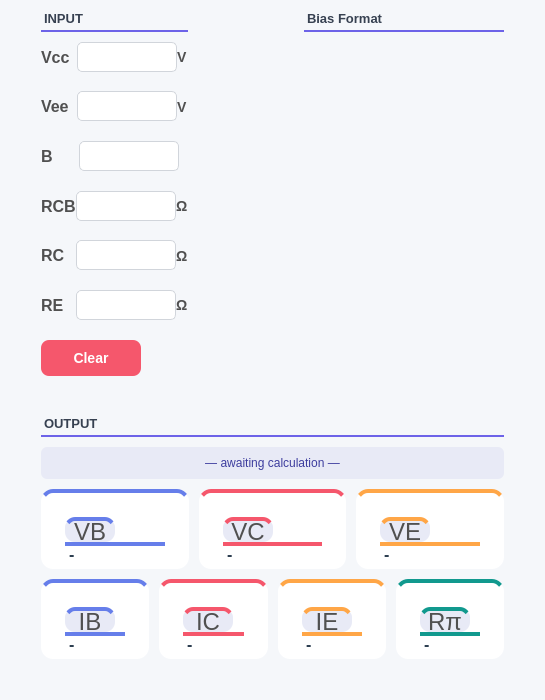
<?xml version="1.0" encoding="UTF-8"?>
<ui version="4.0">
 <class>Form</class>
 <widget class="QWidget" name="Form">
  <property name="geometry">
   <rect>
    <x>0</x>
    <y>0</y>
    <width>545</width>
    <height>700</height>
   </rect>
  </property>
  <property name="minimumSize">
   <size>
    <width>545</width>
    <height>700</height>
   </size>
  </property>
  <property name="windowTitle">
   <string>Form</string>
  </property>
  <property name="styleSheet">
   <string notr="true">background-color: #f5f7fa;</string>
  </property>
  <layout class="QGridLayout" name="gridLayout_2">
   <item row="0" column="0">
    <layout class="QGridLayout" name="gridLayout">
     <property name="sizeConstraint">
      <enum>QLayout::SizeConstraint::SetDefaultConstraint</enum>
     </property>
     <property name="leftMargin">
      <number>30</number>
     </property>
     <property name="rightMargin">
      <number>30</number>
     </property>
     <property name="bottomMargin">
      <number>30</number>
     </property>
     <property name="horizontalSpacing">
      <number>6</number>
     </property>
     <property name="verticalSpacing">
      <number>10</number>
     </property>
     <item row="3" column="0">
      <layout class="QVBoxLayout" name="verticalLayout_5">
       <property name="spacing">
        <number>10</number>
       </property>
       <item>
        <widget class="QLabel" name="labelOutput">
         <property name="sizePolicy">
          <sizepolicy hsizetype="Preferred" vsizetype="Fixed">
           <horstretch>0</horstretch>
           <verstretch>0</verstretch>
          </sizepolicy>
         </property>
         <property name="styleSheet">
          <string notr="true">QLabel {
    color: #374151;
    font-size: 13px;
    font-weight: 600;
	background-color: transparent;
    padding-bottom: 4px;
    border: none;
    border-bottom: 2px solid #6D63E8;
	
	
	font: 13pt &quot;Rockwell&quot;;
}</string>
         </property>
         <property name="text">
          <string>OUTPUT</string>
         </property>
        </widget>
       </item>
       <item>
        <widget class="QLabel" name="labelMode">
         <property name="minimumSize">
          <size>
           <width>0</width>
           <height>32</height>
          </size>
         </property>
         <property name="maximumSize">
          <size>
           <width>16777215</width>
           <height>32</height>
          </size>
         </property>
         <property name="styleSheet">
          <string notr="true">QLabel {
    background-color: #e8eaf6;
    color: #3d3d9e;
    border-radius: 6px;
    font: 700 11pt &quot;Rockwell&quot;;
    padding: 4px 14px;
    qproperty-alignment: AlignCenter;
}</string>
         </property>
         <property name="text">
          <string>— awaiting calculation —</string>
         </property>
         <property name="alignment">
          <set>Qt::AlignmentFlag::AlignCenter</set>
         </property>
        </widget>
       </item>
       <item>
        <layout class="QVBoxLayout" name="verticalLayout_3">
         <property name="spacing">
          <number>10</number>
         </property>
         <property name="sizeConstraint">
          <enum>QLayout::SizeConstraint::SetDefaultConstraint</enum>
         </property>
         <item>
          <layout class="QHBoxLayout" name="statsLayout">
           <property name="spacing">
            <number>10</number>
           </property>
           <item>
            <widget class="QFrame" name="totalUsersFrame">
             <property name="sizePolicy">
              <sizepolicy hsizetype="Preferred" vsizetype="Minimum">
               <horstretch>0</horstretch>
               <verstretch>0</verstretch>
              </sizepolicy>
             </property>
             <property name="minimumSize">
              <size>
               <width>100</width>
               <height>80</height>
              </size>
             </property>
             <property name="maximumSize">
              <size>
               <width>180</width>
               <height>160</height>
              </size>
             </property>
             <property name="styleSheet">
              <string notr="true">background-color: white; border-radius: 12px; border-top: 4px solid #667eea;</string>
             </property>
             <property name="frameShape">
              <enum>QFrame::Shape::StyledPanel</enum>
             </property>
             <layout class="QVBoxLayout" name="totalUsersLayout">
              <property name="spacing">
               <number>12</number>
              </property>
              <property name="leftMargin">
               <number>24</number>
              </property>
              <property name="topMargin">
               <number>24</number>
              </property>
              <property name="rightMargin">
               <number>24</number>
              </property>
              <property name="bottomMargin">
               <number>14</number>
              </property>
              <item>
               <widget class="QLabel" name="labelIconVb">
                <property name="minimumSize">
                 <size>
                  <width>40</width>
                  <height>25</height>
                 </size>
                </property>
                <property name="maximumSize">
                 <size>
                  <width>50</width>
                  <height>50</height>
                 </size>
                </property>
                <property name="styleSheet">
                 <string notr="true">background-color: #e8eaf6; border-radius: 10px; font-size: 24px; color: rgb(80, 80, 80);
font: 700 13pt &quot;Rockwell&quot;;</string>
                </property>
                <property name="text">
                 <string>VB</string>
                </property>
                <property name="alignment">
                 <set>Qt::AlignmentFlag::AlignCenter</set>
                </property>
               </widget>
              </item>
              <item>
               <widget class="QLabel" name="labelOutputVb">
                <property name="minimumSize">
                 <size>
                  <width>0</width>
                  <height>20</height>
                 </size>
                </property>
                <property name="styleSheet">
                 <string notr="true">font-size: 16px; font-weight: bold; color: #2c3e50; background: transparent;</string>
                </property>
                <property name="text">
                 <string>-</string>
                </property>
               </widget>
              </item>
             </layout>
            </widget>
           </item>
           <item>
            <widget class="QFrame" name="pendingRequestsFrame_2">
             <property name="sizePolicy">
              <sizepolicy hsizetype="Preferred" vsizetype="Minimum">
               <horstretch>0</horstretch>
               <verstretch>0</verstretch>
              </sizepolicy>
             </property>
             <property name="minimumSize">
              <size>
               <width>100</width>
               <height>80</height>
              </size>
             </property>
             <property name="maximumSize">
              <size>
               <width>180</width>
               <height>160</height>
              </size>
             </property>
             <property name="styleSheet">
              <string notr="true">background-color: white;
border-radius: 12px;
border-top: 4px solid #f5576c;  /* same color as Edit Profile button */
</string>
             </property>
             <property name="frameShape">
              <enum>QFrame::Shape::StyledPanel</enum>
             </property>
             <layout class="QVBoxLayout" name="pendingRequestsLayout_2">
              <property name="spacing">
               <number>12</number>
              </property>
              <property name="leftMargin">
               <number>24</number>
              </property>
              <property name="topMargin">
               <number>24</number>
              </property>
              <property name="rightMargin">
               <number>24</number>
              </property>
              <property name="bottomMargin">
               <number>14</number>
              </property>
              <item>
               <widget class="QLabel" name="labelIconVc">
                <property name="minimumSize">
                 <size>
                  <width>40</width>
                  <height>25</height>
                 </size>
                </property>
                <property name="maximumSize">
                 <size>
                  <width>50</width>
                  <height>50</height>
                 </size>
                </property>
                <property name="styleSheet">
                 <string notr="true">background-color: #e8eaf6; border-radius: 10px; font-size: 24px; color: rgb(80, 80, 80);
font: 700 13pt &quot;Rockwell&quot;;</string>
                </property>
                <property name="text">
                 <string>VC</string>
                </property>
                <property name="alignment">
                 <set>Qt::AlignmentFlag::AlignCenter</set>
                </property>
               </widget>
              </item>
              <item>
               <widget class="QLabel" name="labelOutputVc">
                <property name="minimumSize">
                 <size>
                  <width>0</width>
                  <height>20</height>
                 </size>
                </property>
                <property name="styleSheet">
                 <string notr="true">font-size: 16px; font-weight: bold; color: #2c3e50; background: transparent;</string>
                </property>
                <property name="text">
                 <string>-</string>
                </property>
               </widget>
              </item>
             </layout>
            </widget>
           </item>
           <item>
            <widget class="QFrame" name="pendingRequestsFrame">
             <property name="sizePolicy">
              <sizepolicy hsizetype="Preferred" vsizetype="Minimum">
               <horstretch>0</horstretch>
               <verstretch>0</verstretch>
              </sizepolicy>
             </property>
             <property name="minimumSize">
              <size>
               <width>100</width>
               <height>80</height>
              </size>
             </property>
             <property name="maximumSize">
              <size>
               <width>180</width>
               <height>160</height>
              </size>
             </property>
             <property name="styleSheet">
              <string notr="true">background-color: white; border-radius: 12px; border-top: 4px solid #ffa647;</string>
             </property>
             <property name="frameShape">
              <enum>QFrame::Shape::StyledPanel</enum>
             </property>
             <layout class="QVBoxLayout" name="pendingRequestsLayout">
              <property name="spacing">
               <number>12</number>
              </property>
              <property name="leftMargin">
               <number>24</number>
              </property>
              <property name="topMargin">
               <number>24</number>
              </property>
              <property name="rightMargin">
               <number>24</number>
              </property>
              <property name="bottomMargin">
               <number>14</number>
              </property>
              <item>
               <widget class="QLabel" name="labelIconVe">
                <property name="minimumSize">
                 <size>
                  <width>40</width>
                  <height>25</height>
                 </size>
                </property>
                <property name="maximumSize">
                 <size>
                  <width>50</width>
                  <height>50</height>
                 </size>
                </property>
                <property name="styleSheet">
                 <string notr="true">background-color: #e8eaf6; border-radius: 10px; font-size: 24px; color: rgb(80, 80, 80);
font: 700 13pt &quot;Rockwell&quot;;</string>
                </property>
                <property name="text">
                 <string>VE</string>
                </property>
                <property name="alignment">
                 <set>Qt::AlignmentFlag::AlignCenter</set>
                </property>
               </widget>
              </item>
              <item>
               <widget class="QLabel" name="labelOutputVe">
                <property name="minimumSize">
                 <size>
                  <width>0</width>
                  <height>20</height>
                 </size>
                </property>
                <property name="styleSheet">
                 <string notr="true">font-size: 16px; font-weight: bold; color: #2c3e50; background: transparent;</string>
                </property>
                <property name="text">
                 <string>-</string>
                </property>
               </widget>
              </item>
             </layout>
            </widget>
           </item>
          </layout>
         </item>
         <item>
          <layout class="QHBoxLayout" name="statsLayout_2">
           <property name="spacing">
            <number>10</number>
           </property>
           <item>
            <widget class="QFrame" name="totalUsersFrame_2">
             <property name="sizePolicy">
              <sizepolicy hsizetype="Preferred" vsizetype="Minimum">
               <horstretch>0</horstretch>
               <verstretch>0</verstretch>
              </sizepolicy>
             </property>
             <property name="minimumSize">
              <size>
               <width>100</width>
               <height>80</height>
              </size>
             </property>
             <property name="maximumSize">
              <size>
               <width>180</width>
               <height>160</height>
              </size>
             </property>
             <property name="styleSheet">
              <string notr="true">background-color: white; border-radius: 12px; border-top: 4px solid #667eea;</string>
             </property>
             <property name="frameShape">
              <enum>QFrame::Shape::StyledPanel</enum>
             </property>
             <layout class="QVBoxLayout" name="totalUsersLayout_2">
              <property name="spacing">
               <number>12</number>
              </property>
              <property name="leftMargin">
               <number>24</number>
              </property>
              <property name="topMargin">
               <number>24</number>
              </property>
              <property name="rightMargin">
               <number>24</number>
              </property>
              <property name="bottomMargin">
               <number>14</number>
              </property>
              <item>
               <widget class="QLabel" name="labelIconIb">
                <property name="minimumSize">
                 <size>
                  <width>40</width>
                  <height>25</height>
                 </size>
                </property>
                <property name="maximumSize">
                 <size>
                  <width>50</width>
                  <height>50</height>
                 </size>
                </property>
                <property name="styleSheet">
                 <string notr="true">background-color: #e8eaf6; border-radius: 10px; font-size: 24px; color: rgb(80, 80, 80);
font: 700 13pt &quot;Rockwell&quot;;</string>
                </property>
                <property name="text">
                 <string>IB</string>
                </property>
                <property name="alignment">
                 <set>Qt::AlignmentFlag::AlignCenter</set>
                </property>
               </widget>
              </item>
              <item>
               <widget class="QLabel" name="labelOutputIb">
                <property name="minimumSize">
                 <size>
                  <width>30</width>
                  <height>20</height>
                 </size>
                </property>
                <property name="styleSheet">
                 <string notr="true">font-size: 16px; font-weight: bold; color: #2c3e50; background: transparent;</string>
                </property>
                <property name="text">
                 <string>-</string>
                </property>
               </widget>
              </item>
             </layout>
            </widget>
           </item>
           <item>
            <widget class="QFrame" name="pendingRequestsFrame_3">
             <property name="sizePolicy">
              <sizepolicy hsizetype="Preferred" vsizetype="Minimum">
               <horstretch>0</horstretch>
               <verstretch>0</verstretch>
              </sizepolicy>
             </property>
             <property name="minimumSize">
              <size>
               <width>100</width>
               <height>80</height>
              </size>
             </property>
             <property name="maximumSize">
              <size>
               <width>180</width>
               <height>160</height>
              </size>
             </property>
             <property name="styleSheet">
              <string notr="true">background-color: white;
border-radius: 12px;
border-top: 4px solid #f5576c;  /* same color as Edit Profile button */
</string>
             </property>
             <property name="frameShape">
              <enum>QFrame::Shape::StyledPanel</enum>
             </property>
             <layout class="QVBoxLayout" name="pendingRequestsLayout_3">
              <property name="spacing">
               <number>12</number>
              </property>
              <property name="leftMargin">
               <number>24</number>
              </property>
              <property name="topMargin">
               <number>24</number>
              </property>
              <property name="rightMargin">
               <number>24</number>
              </property>
              <property name="bottomMargin">
               <number>14</number>
              </property>
              <item>
               <widget class="QLabel" name="labelIconIc">
                <property name="minimumSize">
                 <size>
                  <width>40</width>
                  <height>25</height>
                 </size>
                </property>
                <property name="maximumSize">
                 <size>
                  <width>50</width>
                  <height>50</height>
                 </size>
                </property>
                <property name="styleSheet">
                 <string notr="true">background-color: #e8eaf6; border-radius: 10px; font-size: 24px; color: rgb(80, 80, 80);
font: 700 13pt &quot;Rockwell&quot;;</string>
                </property>
                <property name="text">
                 <string>IC</string>
                </property>
                <property name="alignment">
                 <set>Qt::AlignmentFlag::AlignCenter</set>
                </property>
               </widget>
              </item>
              <item>
               <widget class="QLabel" name="labelOutputIc">
                <property name="minimumSize">
                 <size>
                  <width>0</width>
                  <height>20</height>
                 </size>
                </property>
                <property name="styleSheet">
                 <string notr="true">font-size: 16px; font-weight: bold; color: #2c3e50; background: transparent;</string>
                </property>
                <property name="text">
                 <string>-</string>
                </property>
               </widget>
              </item>
             </layout>
            </widget>
           </item>
           <item>
            <widget class="QFrame" name="pendingRequestsFrame_4">
             <property name="sizePolicy">
              <sizepolicy hsizetype="Preferred" vsizetype="Minimum">
               <horstretch>0</horstretch>
               <verstretch>0</verstretch>
              </sizepolicy>
             </property>
             <property name="minimumSize">
              <size>
               <width>100</width>
               <height>80</height>
              </size>
             </property>
             <property name="maximumSize">
              <size>
               <width>180</width>
               <height>160</height>
              </size>
             </property>
             <property name="styleSheet">
              <string notr="true">background-color: white; border-radius: 12px; border-top: 4px solid #ffa647;</string>
             </property>
             <property name="frameShape">
              <enum>QFrame::Shape::StyledPanel</enum>
             </property>
             <layout class="QVBoxLayout" name="pendingRequestsLayout_4">
              <property name="spacing">
               <number>12</number>
              </property>
              <property name="leftMargin">
               <number>24</number>
              </property>
              <property name="topMargin">
               <number>24</number>
              </property>
              <property name="rightMargin">
               <number>24</number>
              </property>
              <property name="bottomMargin">
               <number>14</number>
              </property>
              <item>
               <widget class="QLabel" name="labelIconIe">
                <property name="minimumSize">
                 <size>
                  <width>40</width>
                  <height>25</height>
                 </size>
                </property>
                <property name="maximumSize">
                 <size>
                  <width>50</width>
                  <height>50</height>
                 </size>
                </property>
                <property name="styleSheet">
                 <string notr="true">background-color: #e8eaf6; border-radius: 10px; font-size: 24px; color: rgb(80, 80, 80);
font: 700 13pt &quot;Rockwell&quot;;</string>
                </property>
                <property name="text">
                 <string>IE</string>
                </property>
                <property name="alignment">
                 <set>Qt::AlignmentFlag::AlignCenter</set>
                </property>
               </widget>
              </item>
              <item>
               <widget class="QLabel" name="labelOutputIe">
                <property name="minimumSize">
                 <size>
                  <width>0</width>
                  <height>20</height>
                 </size>
                </property>
                <property name="styleSheet">
                 <string notr="true">font-size: 16px; font-weight: bold; color: #2c3e50; background: transparent;</string>
                </property>
                <property name="text">
                 <string>-</string>
                </property>
               </widget>
              </item>
             </layout>
            </widget>
           </item>
           <item>
            <widget class="QFrame" name="pendingRequestsFrame_5">
             <property name="sizePolicy">
              <sizepolicy hsizetype="Preferred" vsizetype="Minimum">
               <horstretch>0</horstretch>
               <verstretch>0</verstretch>
              </sizepolicy>
             </property>
             <property name="minimumSize">
              <size>
               <width>100</width>
               <height>80</height>
              </size>
             </property>
             <property name="maximumSize">
              <size>
               <width>180</width>
               <height>160</height>
              </size>
             </property>
             <property name="styleSheet">
              <string notr="true">background-color: white; border-radius: 12px; border-top: 4px solid #11998e;</string>
             </property>
             <property name="frameShape">
              <enum>QFrame::Shape::StyledPanel</enum>
             </property>
             <layout class="QVBoxLayout" name="pendingRequestsLayout_5">
              <property name="spacing">
               <number>12</number>
              </property>
              <property name="leftMargin">
               <number>24</number>
              </property>
              <property name="topMargin">
               <number>24</number>
              </property>
              <property name="rightMargin">
               <number>24</number>
              </property>
              <property name="bottomMargin">
               <number>14</number>
              </property>
              <item>
               <widget class="QLabel" name="labelIconRpi">
                <property name="minimumSize">
                 <size>
                  <width>40</width>
                  <height>25</height>
                 </size>
                </property>
                <property name="maximumSize">
                 <size>
                  <width>50</width>
                  <height>50</height>
                 </size>
                </property>
                <property name="styleSheet">
                 <string notr="true">background-color: #e8eaf6; border-radius: 10px; font-size: 24px; color: rgb(80, 80, 80);
font: 700 13pt &quot;Rockwell&quot;;</string>
                </property>
                <property name="text">
                 <string>Rπ</string>
                </property>
                <property name="alignment">
                 <set>Qt::AlignmentFlag::AlignCenter</set>
                </property>
               </widget>
              </item>
              <item>
               <widget class="QLabel" name="labelOutputRpi">
                <property name="minimumSize">
                 <size>
                  <width>0</width>
                  <height>20</height>
                 </size>
                </property>
                <property name="styleSheet">
                 <string notr="true">font-size: 16px; font-weight: bold; color: #2c3e50; background: transparent;</string>
                </property>
                <property name="text">
                 <string>-</string>
                </property>
               </widget>
              </item>
             </layout>
            </widget>
           </item>
          </layout>
         </item>
        </layout>
       </item>
      </layout>
     </item>
     <item row="0" column="0">
      <layout class="QHBoxLayout" name="horizontalLayout_15">
       <item>
        <layout class="QVBoxLayout" name="verticalLayout">
         <property name="sizeConstraint">
          <enum>QLayout::SizeConstraint::SetDefaultConstraint</enum>
         </property>
         <item>
          <widget class="QLabel" name="labelInput">
           <property name="sizePolicy">
            <sizepolicy hsizetype="Preferred" vsizetype="Fixed">
             <horstretch>0</horstretch>
             <verstretch>0</verstretch>
            </sizepolicy>
           </property>
           <property name="styleSheet">
            <string notr="true">QLabel {
    color: #374151;
    font-size: 13px;
    font-weight: 600;
	background-color: transparent;
    padding-bottom: 4px;
    border: none;
    border-bottom: 2px solid #6D63E8;
	
	
	font: 13pt &quot;Rockwell&quot;;
}</string>
           </property>
           <property name="text">
            <string>INPUT</string>
           </property>
          </widget>
         </item>
         <item>
          <layout class="QHBoxLayout" name="horizontalLayout_8">
           <item>
            <layout class="QHBoxLayout" name="horizontalLayout">
             <property name="sizeConstraint">
              <enum>QLayout::SizeConstraint::SetDefaultConstraint</enum>
             </property>
             <item>
              <widget class="QLabel" name="labelVcc">
               <property name="minimumSize">
                <size>
                 <width>20</width>
                 <height>20</height>
                </size>
               </property>
               <property name="styleSheet">
                <string notr="true">QLabel {
    color: rgb(80, 80, 80);                  /* soft dark gray */
    font-size: 16px;
    font-weight: 500;
    font-family: &quot;Segoe UI&quot;, &quot;Roboto&quot;, sans-serif;
}</string>
               </property>
               <property name="text">
                <string>Vcc</string>
               </property>
              </widget>
             </item>
             <item>
              <widget class="QLineEdit" name="lineEditVcc">
               <property name="minimumSize">
                <size>
                 <width>100</width>
                 <height>15</height>
                </size>
               </property>
               <property name="maximumSize">
                <size>
                 <width>100</width>
                 <height>30</height>
                </size>
               </property>
               <property name="styleSheet">
                <string notr="true">QLineEdit {
    background-color: #ffffff;
    border: 1px solid #d1d5db;
    border-radius: 5px;

    padding: 6px 8px;

    color: #111827;
    font-size: 13px;
    font-family: &quot;JetBrains Mono&quot;, &quot;Consolas&quot;, monospace;
}

QLineEdit:focus {
    border: 1px solid #667EEA;
    background-color: #f9fafb;
}</string>
               </property>
              </widget>
             </item>
            </layout>
           </item>
           <item>
            <widget class="QLabel" name="labelV_1">
             <property name="minimumSize">
              <size>
               <width>9</width>
               <height>33</height>
              </size>
             </property>
             <property name="styleSheet">
              <string notr="true">QLabel {
    color: rgb(80, 80, 80);                  /* soft dark gray */
    font-size: 14px;
    font-weight: 500;
    font-family: &quot;Segoe UI&quot;, &quot;Roboto&quot;, sans-serif;
}</string>
             </property>
             <property name="text">
              <string>V</string>
             </property>
            </widget>
           </item>
          </layout>
         </item>
         <item>
          <layout class="QHBoxLayout" name="horizontalLayout_9">
           <item>
            <layout class="QHBoxLayout" name="horizontalLayout_2">
             <item>
              <widget class="QLabel" name="labelVee">
               <property name="sizePolicy">
                <sizepolicy hsizetype="Preferred" vsizetype="Preferred">
                 <horstretch>0</horstretch>
                 <verstretch>0</verstretch>
                </sizepolicy>
               </property>
               <property name="minimumSize">
                <size>
                 <width>20</width>
                 <height>20</height>
                </size>
               </property>
               <property name="styleSheet">
                <string notr="true">QLabel {
    color: rgb(80, 80, 80);                  /* soft dark gray */
    font-size: 16px;
    font-weight: 500;
    font-family: &quot;Segoe UI&quot;, &quot;Roboto&quot;, sans-serif;
}</string>
               </property>
               <property name="text">
                <string>Vee</string>
               </property>
              </widget>
             </item>
             <item>
              <widget class="QLineEdit" name="lineEditVee">
               <property name="minimumSize">
                <size>
                 <width>100</width>
                 <height>15</height>
                </size>
               </property>
               <property name="maximumSize">
                <size>
                 <width>100</width>
                 <height>30</height>
                </size>
               </property>
               <property name="styleSheet">
                <string notr="true">QLineEdit {
    background-color: #ffffff;
    border: 1px solid #d1d5db;
    border-radius: 5px;

    padding: 6px 8px;

    color: #111827;
    font-size: 13px;
    font-family: &quot;JetBrains Mono&quot;, &quot;Consolas&quot;, monospace;
}

QLineEdit:focus {
    border: 1px solid #667EEA;
    background-color: #f9fafb;
}</string>
               </property>
              </widget>
             </item>
            </layout>
           </item>
           <item>
            <widget class="QLabel" name="labelV_2">
             <property name="minimumSize">
              <size>
               <width>9</width>
               <height>33</height>
              </size>
             </property>
             <property name="styleSheet">
              <string notr="true">QLabel {
    color: rgb(80, 80, 80);                  /* soft dark gray */
    font-size: 14px;
    font-weight: 500;
    font-family: &quot;Segoe UI&quot;, &quot;Roboto&quot;, sans-serif;
}</string>
             </property>
             <property name="text">
              <string>V</string>
             </property>
            </widget>
           </item>
          </layout>
         </item>
         <item>
          <layout class="QHBoxLayout" name="horizontalLayout_14">
           <item>
            <layout class="QHBoxLayout" name="horizontalLayout_4">
             <item>
              <widget class="QLabel" name="labelBeta">
               <property name="sizePolicy">
                <sizepolicy hsizetype="Preferred" vsizetype="Preferred">
                 <horstretch>0</horstretch>
                 <verstretch>0</verstretch>
                </sizepolicy>
               </property>
               <property name="minimumSize">
                <size>
                 <width>20</width>
                 <height>20</height>
                </size>
               </property>
               <property name="styleSheet">
                <string notr="true">QLabel {
    color: rgb(80, 80, 80);                  /* soft dark gray */
    font-size: 16px;
    font-weight: 500;
    font-family: &quot;Segoe UI&quot;, &quot;Roboto&quot;, sans-serif;
}</string>
               </property>
               <property name="text">
                <string>B</string>
               </property>
              </widget>
             </item>
             <item>
              <widget class="QLineEdit" name="lineEditBeta">
               <property name="minimumSize">
                <size>
                 <width>100</width>
                 <height>15</height>
                </size>
               </property>
               <property name="maximumSize">
                <size>
                 <width>100</width>
                 <height>30</height>
                </size>
               </property>
               <property name="styleSheet">
                <string notr="true">QLineEdit {
    background-color: #ffffff;
    border: 1px solid #d1d5db;
    border-radius: 5px;

    padding: 6px 8px;

    color: #111827;
    font-size: 13px;
    font-family: &quot;JetBrains Mono&quot;, &quot;Consolas&quot;, monospace;
}

QLineEdit:focus {
    border: 1px solid #667EEA;
    background-color: #f9fafb;
}</string>
               </property>
              </widget>
             </item>
            </layout>
           </item>
           <item>
            <widget class="QLabel" name="labelHiddenForB">
             <property name="minimumSize">
              <size>
               <width>9</width>
               <height>33</height>
              </size>
             </property>
             <property name="styleSheet">
              <string notr="true">QLabel {
    color: rgb(80, 80, 80);                  /* soft dark gray */
    font-size: 14px;
    font-weight: 500;
    font-family: &quot;Segoe UI&quot;, &quot;Roboto&quot;, sans-serif;
}</string>
             </property>
             <property name="text">
              <string/>
             </property>
            </widget>
           </item>
          </layout>
         </item>
         <item>
          <layout class="QHBoxLayout" name="horizontalLayout_11">
           <item>
            <layout class="QHBoxLayout" name="horizontalLayout_5">
             <item>
              <widget class="QLabel" name="labelRcb">
               <property name="sizePolicy">
                <sizepolicy hsizetype="Preferred" vsizetype="Preferred">
                 <horstretch>0</horstretch>
                 <verstretch>0</verstretch>
                </sizepolicy>
               </property>
               <property name="minimumSize">
                <size>
                 <width>20</width>
                 <height>20</height>
                </size>
               </property>
               <property name="styleSheet">
                <string notr="true">QLabel {
    color: rgb(80, 80, 80);                  /* soft dark gray */
    font-size: 16px;
    font-weight: 500;
    font-family: &quot;Segoe UI&quot;, &quot;Roboto&quot;, sans-serif;
}</string>
               </property>
               <property name="text">
                <string>RCB</string>
               </property>
              </widget>
             </item>
             <item>
              <widget class="QLineEdit" name="lineEditRcb">
               <property name="minimumSize">
                <size>
                 <width>100</width>
                 <height>15</height>
                </size>
               </property>
               <property name="maximumSize">
                <size>
                 <width>100</width>
                 <height>30</height>
                </size>
               </property>
               <property name="styleSheet">
                <string notr="true">QLineEdit {
    background-color: #ffffff;
    border: 1px solid #d1d5db;
    border-radius: 5px;

    padding: 6px 8px;

    color: #111827;
    font-size: 13px;
    font-family: &quot;JetBrains Mono&quot;, &quot;Consolas&quot;, monospace;
}

QLineEdit:focus {
    border: 1px solid #667EEA;
    background-color: #f9fafb;
}</string>
               </property>
              </widget>
             </item>
            </layout>
           </item>
           <item>
            <widget class="QLabel" name="labelOhm_1">
             <property name="sizePolicy">
              <sizepolicy hsizetype="Preferred" vsizetype="Preferred">
               <horstretch>0</horstretch>
               <verstretch>0</verstretch>
              </sizepolicy>
             </property>
             <property name="minimumSize">
              <size>
               <width>9</width>
               <height>33</height>
              </size>
             </property>
             <property name="styleSheet">
              <string notr="true">QLabel {
    color: rgb(80, 80, 80);                  /* soft dark gray */
    font-size: 14px;
    font-weight: 500;
    font-family: &quot;Segoe UI&quot;, &quot;Roboto&quot;, sans-serif;
}</string>
             </property>
             <property name="text">
              <string>Ω</string>
             </property>
            </widget>
           </item>
          </layout>
         </item>
         <item>
          <layout class="QHBoxLayout" name="horizontalLayout_12">
           <item>
            <layout class="QHBoxLayout" name="horizontalLayout_6">
             <item>
              <widget class="QLabel" name="labelRc">
               <property name="sizePolicy">
                <sizepolicy hsizetype="Preferred" vsizetype="Preferred">
                 <horstretch>0</horstretch>
                 <verstretch>0</verstretch>
                </sizepolicy>
               </property>
               <property name="minimumSize">
                <size>
                 <width>20</width>
                 <height>20</height>
                </size>
               </property>
               <property name="styleSheet">
                <string notr="true">QLabel {
    color: rgb(80, 80, 80);                  /* soft dark gray */
    font-size: 16px;
    font-weight: 500;
    font-family: &quot;Segoe UI&quot;, &quot;Roboto&quot;, sans-serif;
}</string>
               </property>
               <property name="text">
                <string>RC</string>
               </property>
              </widget>
             </item>
             <item>
              <widget class="QLineEdit" name="lineEditRc">
               <property name="minimumSize">
                <size>
                 <width>100</width>
                 <height>15</height>
                </size>
               </property>
               <property name="maximumSize">
                <size>
                 <width>100</width>
                 <height>30</height>
                </size>
               </property>
               <property name="styleSheet">
                <string notr="true">QLineEdit {
    background-color: #ffffff;
    border: 1px solid #d1d5db;
    border-radius: 5px;

    padding: 6px 8px;

    color: #111827;
    font-size: 13px;
    font-family: &quot;JetBrains Mono&quot;, &quot;Consolas&quot;, monospace;
}

QLineEdit:focus {
    border: 1px solid #667EEA;
    background-color: #f9fafb;
}</string>
               </property>
              </widget>
             </item>
            </layout>
           </item>
           <item>
            <widget class="QLabel" name="labelOhm_2">
             <property name="minimumSize">
              <size>
               <width>9</width>
               <height>33</height>
              </size>
             </property>
             <property name="styleSheet">
              <string notr="true">QLabel {
    color: rgb(80, 80, 80);                  /* soft dark gray */
    font-size: 14px;
    font-weight: 500;
    font-family: &quot;Segoe UI&quot;, &quot;Roboto&quot;, sans-serif;
}</string>
             </property>
             <property name="text">
              <string>Ω</string>
             </property>
            </widget>
           </item>
          </layout>
         </item>
         <item>
          <layout class="QHBoxLayout" name="horizontalLayout_13">
           <item>
            <layout class="QHBoxLayout" name="horizontalLayout_7">
             <item>
              <widget class="QLabel" name="labelRe">
               <property name="sizePolicy">
                <sizepolicy hsizetype="Preferred" vsizetype="Preferred">
                 <horstretch>0</horstretch>
                 <verstretch>0</verstretch>
                </sizepolicy>
               </property>
               <property name="minimumSize">
                <size>
                 <width>20</width>
                 <height>20</height>
                </size>
               </property>
               <property name="styleSheet">
                <string notr="true">QLabel {
    color: rgb(80, 80, 80);                  /* soft dark gray */
    font-size: 16px;
    font-weight: 500;
    font-family: &quot;Segoe UI&quot;, &quot;Roboto&quot;, sans-serif;
}</string>
               </property>
               <property name="text">
                <string>RE</string>
               </property>
              </widget>
             </item>
             <item>
              <widget class="QLineEdit" name="lineEditRe">
               <property name="minimumSize">
                <size>
                 <width>100</width>
                 <height>15</height>
                </size>
               </property>
               <property name="maximumSize">
                <size>
                 <width>100</width>
                 <height>30</height>
                </size>
               </property>
               <property name="styleSheet">
                <string notr="true">QLineEdit {
    background-color: #ffffff;
    border: 1px solid #d1d5db;
    border-radius: 5px;

    padding: 6px 8px;

    color: #111827;
    font-size: 13px;
    font-family: &quot;JetBrains Mono&quot;, &quot;Consolas&quot;, monospace;
}

QLineEdit:focus {
    border: 1px solid #667EEA;
    background-color: #f9fafb;
}</string>
               </property>
              </widget>
             </item>
            </layout>
           </item>
           <item>
            <widget class="QLabel" name="labelOhm_3">
             <property name="minimumSize">
              <size>
               <width>9</width>
               <height>33</height>
              </size>
             </property>
             <property name="styleSheet">
              <string notr="true">QLabel {
    color: rgb(80, 80, 80);                  /* soft dark gray */
    font-size: 14px;
    font-weight: 500;
    font-family: &quot;Segoe UI&quot;, &quot;Roboto&quot;, sans-serif;
}</string>
             </property>
             <property name="text">
              <string>Ω</string>
             </property>
            </widget>
           </item>
          </layout>
         </item>
        </layout>
       </item>
       <item>
        <spacer name="horizontalSpacer_2">
         <property name="orientation">
          <enum>Qt::Orientation::Horizontal</enum>
         </property>
         <property name="sizeHint" stdset="0">
          <size>
           <width>40</width>
           <height>20</height>
          </size>
         </property>
        </spacer>
       </item>
       <item>
        <layout class="QVBoxLayout" name="verticalLayout_2">
         <property name="spacing">
          <number>10</number>
         </property>
         <item>
          <widget class="QLabel" name="labelBiasFormat">
           <property name="sizePolicy">
            <sizepolicy hsizetype="Fixed" vsizetype="Fixed">
             <horstretch>0</horstretch>
             <verstretch>0</verstretch>
            </sizepolicy>
           </property>
           <property name="maximumSize">
            <size>
             <width>230</width>
             <height>16777215</height>
            </size>
           </property>
           <property name="styleSheet">
            <string notr="true">QLabel {
    color: #374151;
    font-size: 13px;
    font-weight: 600;
	background-color: transparent;
    padding-bottom: 4px;
    border: none;
    border-bottom: 2px solid #6D63E8;
	
	
	font: 13pt &quot;Rockwell&quot;;
}</string>
           </property>
           <property name="text">
            <string>Bias Format</string>
           </property>
          </widget>
         </item>
         <item>
          <widget class="QLabel" name="labelBiasImage">
           <property name="sizePolicy">
            <sizepolicy hsizetype="Preferred" vsizetype="Preferred">
             <horstretch>0</horstretch>
             <verstretch>0</verstretch>
            </sizepolicy>
           </property>
           <property name="minimumSize">
            <size>
             <width>200</width>
             <height>300</height>
            </size>
           </property>
           <property name="maximumSize">
            <size>
             <width>200</width>
             <height>300</height>
            </size>
           </property>
           <property name="styleSheet">
            <string notr="true">QLabel {
    color: #374151;
    font-size: 13px;
    font-weight: 600;
	background-color: transparent;
    border: none;
	
	
	font: 13pt &quot;Rockwell&quot;;
}</string>
           </property>
           <property name="text">
            <string/>
           </property>
           <property name="pixmap">
            <pixmap>../../assets/images/collector_feedback_bias.png</pixmap>
           </property>
           <property name="scaledContents">
            <bool>true</bool>
           </property>
          </widget>
         </item>
        </layout>
       </item>
      </layout>
     </item>
     <item row="2" column="0">
      <spacer name="verticalSpacer">
       <property name="orientation">
        <enum>Qt::Orientation::Vertical</enum>
       </property>
       <property name="sizeType">
        <enum>QSizePolicy::Policy::Fixed</enum>
       </property>
       <property name="sizeHint" stdset="0">
        <size>
         <width>20</width>
         <height>30</height>
        </size>
       </property>
      </spacer>
     </item>
     <item row="1" column="0">
      <widget class="QPushButton" name="pushButtonClear">
       <property name="maximumSize">
        <size>
         <width>100</width>
         <height>40</height>
        </size>
       </property>
       <property name="cursor">
        <cursorShape>PointingHandCursor</cursorShape>
       </property>
       <property name="styleSheet">
        <string notr="true">QPushButton {
    background-color: #f5576c;
    color: white;
    border: none;
    border-radius: 8px;
    font-size: 14px;
    font-weight: bold;
    padding: 10px 20px;
}

QPushButton:hover {
    background-color: #e5475c;
}

QPushButton:pressed {
    background-color: #d93f53; /* slightly darker for click feedback */
}

QPushButton:disabled {
    background-color: #e0e0e0;
    color: #999999;
}
</string>
       </property>
       <property name="text">
        <string>Clear</string>
       </property>
      </widget>
     </item>
     <item row="4" column="0">
      <spacer name="verticalSpacer_2">
       <property name="orientation">
        <enum>Qt::Orientation::Vertical</enum>
       </property>
       <property name="sizeHint" stdset="0">
        <size>
         <width>20</width>
         <height>40</height>
        </size>
       </property>
      </spacer>
     </item>
    </layout>
   </item>
  </layout>
 </widget>
 <resources>
  <include location="bjt_bias_images.qrc"/>
 </resources>
 <connections/>
</ui>
